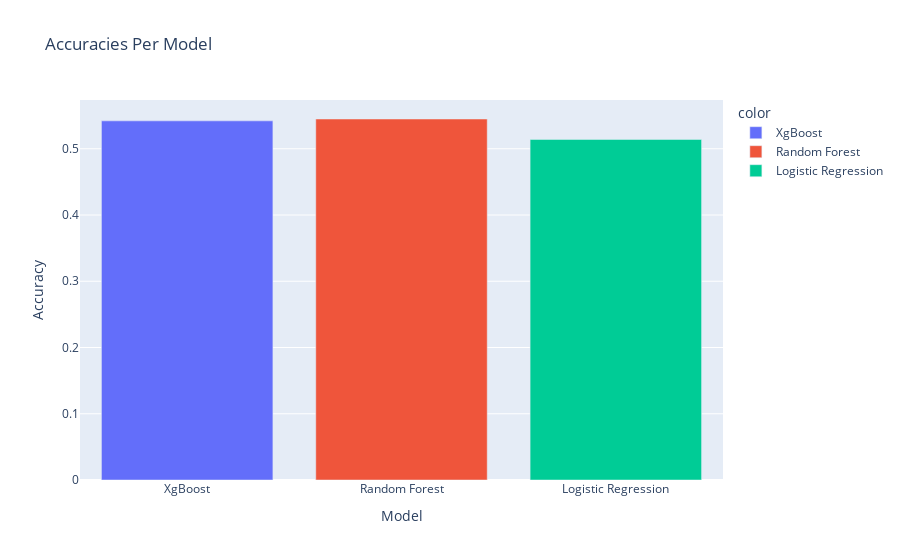

Notebook cell for this chart:
### Markdown cell above
<h3> Group B Simulation </h3>

### Code cell
groupB_games= group_arrangemnt(groupB)
groupB_table= group_simulation(groupB,groupB_games,country_encoder,final_copa_america_df,copa_america_rankings)
groupB_table.head()

### Figure 1 — Plotly figure (JSON) as saved in the notebook; plotly's stock layout.template omitted (floating-point values rounded to 4 significant figures)
{"data": [{"alignmentgroup": "True", "hovertemplate": "color=XgBoost<br>x=%{x}<br>y=%{y}<extra></extra>", "legendgroup": "XgBoost", "marker": {"color": "#636efa", "pattern": {"shape": ""}}, "name": "XgBoost", "offsetgroup": "XgBoost", "orientation": "v", "showlegend": true, "textposition": "auto", "type": "bar", "x": ["XgBoost"], "xaxis": "x", "y": [0.5421], "yaxis": "y"}, {"alignmentgroup": "True", "hovertemplate": "color=Random Forest<br>x=%{x}<br>y=%{y}<extra></extra>", "legendgroup": "Random Forest", "marker": {"color": "#EF553B", "pattern": {"shape": ""}}, "name": "Random Forest", "offsetgroup": "Random Forest", "orientation": "v", "showlegend": true, "textposition": "auto", "type": "bar", "x": ["Random Forest"], "xaxis": "x", "y": [0.5449], "yaxis": "y"}, {"alignmentgroup": "True", "hovertemplate": "color=Logistic Regression<br>x=%{x}<br>y=%{y}<extra></extra>", "legendgroup": "Logistic Regression", "marker": {"color": "#00cc96", "pattern": {"shape": ""}}, "name": "Logistic Regression", "offsetgroup": "Logistic Regression", "orientation": "v", "showlegend": true, "textposition": "auto", "type": "bar", "x": ["Logistic Regression"], "xaxis": "x", "y": [0.514], "yaxis": "y"}], "layout": {"barmode": "relative", "legend": {"title": {"text": "color"}, "tracegroupgap": 0}, "title": {"text": "Accuracies Per Model"}, "xaxis": {"anchor": "y", "domain": [0, 1], "title": {"text": "Model"}}, "yaxis": {"anchor": "x", "domain": [0, 1], "title": {"text": "Accuracy"}}}}
